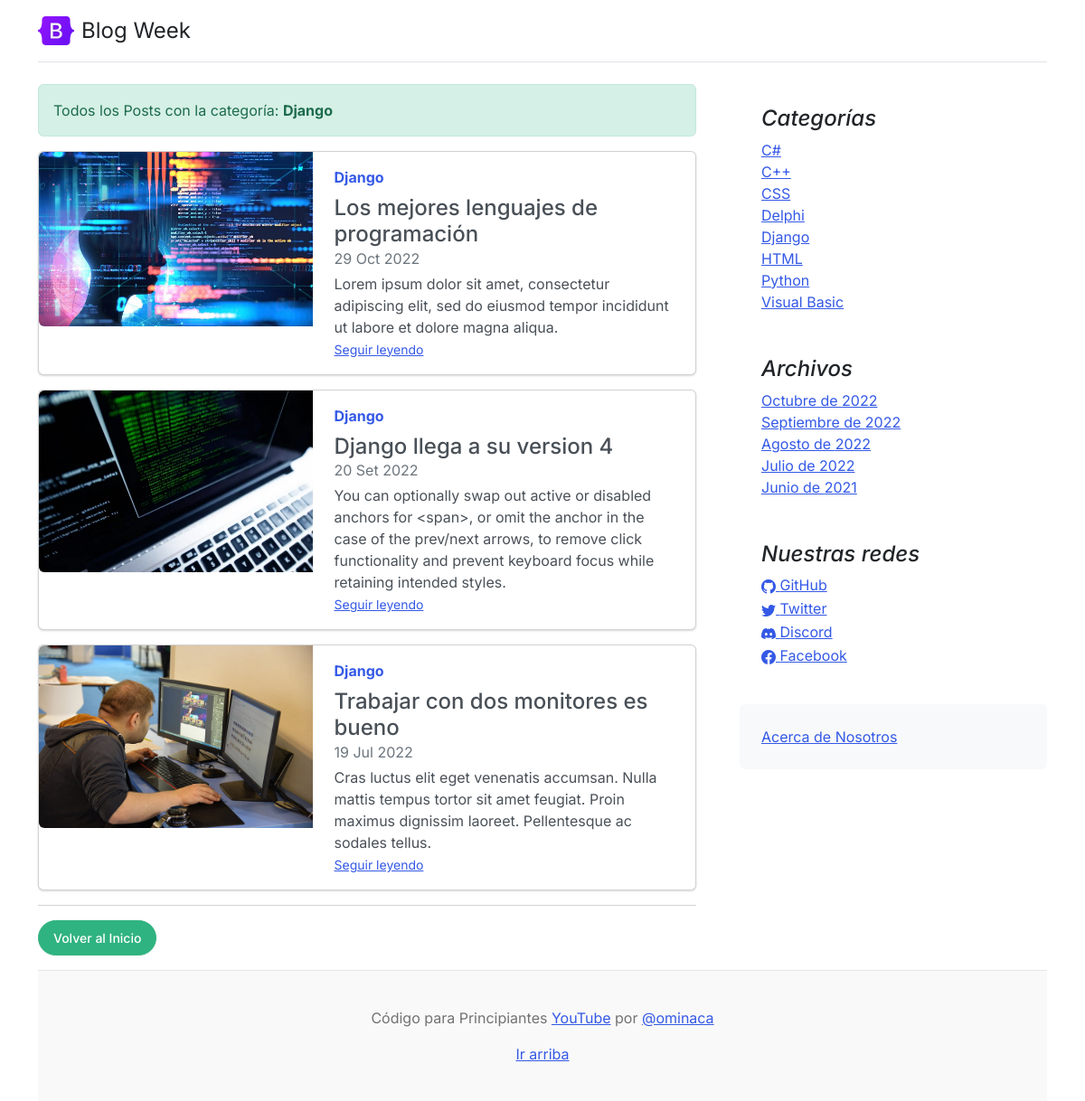
/category/?cat=2, run on the app's committed database.
### core/models.py (models this page shows, shortened)
class Post(models.Model):
	title = models.CharField(max_length=250, verbose_name='Título')
	excerpt = models.TextField(verbose_name='Bajada')
	content = RichTextField(verbose_name='Contenido')
	image = models.ImageField(upload_to='posts', null=True, blank=True, verbose_name='Imagen')
	published = models.BooleanField(default=False, verbose_name='Publicado')
	category = models.ForeignKey(Category, on_delete=models.CASCADE, related_name='get_posts', verbose_name='Categoría')
	author = models.ForeignKey(User, on_delete=models.CASCADE, related_name='get_posts', verbose_name='Autor')
	tags = models.ManyToManyField(Tag, verbose_name='Etiquetas')
	created = models.DateTimeField(auto_now_add=True, verbose_name='Fecha de creación')
	updated = models.DateTimeField(auto_now=True, verbose_name='Fecha de modificación')
	class Meta:
		verbose_name = 'Publicación'
		verbose_name_plural = 'Publicaciones'
		ordering = ['-created']

class Category (models.Model):
	name = models.CharField(max_length=200, unique=True, verbose_name='Nombre')
	active = models.BooleanField(default=True, verbose_name='Activo')
	created = models.DateTimeField(auto_now_add=True, verbose_name='Fecha de creación')
	updated = models.DateTimeField(auto_now=True, verbose_name='Fecha de modificación')
	class Meta:
		verbose_name = 'Categoría'
		verbose_name_plural = 'Categorías'
		ordering = ['name']
	def __str__(self):
		return self.name

class Link(models.Model):
	key = models.CharField(max_length=100, verbose_name='Key Link')
	name = models.CharField(max_length=120, verbose_name='Red Social')
	url = models.URLField(max_length=350, blank=True, null=True, verbose_name='Enlace')
	icon = models.CharField(max_length=100, blank=True, null=True, verbose_name='Icono')
	created = models.DateTimeField(auto_now_add=True, verbose_name='Fecha de creación')
	updated = models.DateTimeField(auto_now=True, verbose_name='Fecha de modificación')
	class Meta:
		verbose_name = 'Red Social'
		verbose_name_plural = 'Redes Sociales'
		ordering = ['name']

### core/views.py (the view)
# urls.py: path('category/', CategoryListView.as_view(), name='category'),
class CategoryListView(ListView):
    model = Category
    template_name = 'core/category.html'
    def get_queryset(self):
        category_id = self.request.GET['cat']
        if category_id:
            return Post.objects.filter(category=category_id, published=True)
        return super().get_queryset()
    def get_context_data(self, **kwargs):
        context = super(CategoryListView, self).get_context_data(**kwargs)
        context['category'] = Category.objects.get(id = self.request.GET['cat'])
        return context

### core/processors.py (called while the page is built)
def ctx_dic_about(request):
	ctx_about = {}
	ctx_about['ABOUT'] = About.objects.latest('created')
	return ctx_about

def ctx_dic_category(request):
	ctx_category = {}
	ctx_category['categories'] = Category.objects.filter(active=True)
	return ctx_category

def ctx_dic_history(request):
	ctx_history = {}
	ctx_history['dates'] = Post.objects.dates('created', 'month', order='DESC').distinct()
	return ctx_history

def ctx_dic_link(request):
	ctx_link = {}
	links = Link.objects.all()
	for link in links:
		ctx_link[link.key] = {'url':link.url, 'icon':link.icon}
	return ctx_link

### core/templates/core/category.html
{% extends 'core/base.html' %}
{% load static %}
{% block content %}
{% for post in post_list %}
    {% if forloop.first %}
        <div class="alert alert-success" role="alert">
            Todos los Posts con la categoría: <strong>{{ category.name }}</strong>
        </div>
    {% endif %}
    <div class="card mb-3">
        <div class="row g-0">
            <div class="col-md-5">
                <img src={{ post.image.url }} class="img-fluid rounded-start" alt="...">
            </div>
            <div class="col-md-7">
                <div class="card-body">
                    <strong class="d-inline-block mb-2 text-primary">{{ post.category }}</strong>
                    <h4 class="mb-0">{{ post.title }}</h4>
                    <div class="mb-1 text-muted">{{ post.created|date:"d M Y" }}</div>
                    <p class="card-text mb-auto">{{ post.excerpt }}</p>
                    <p class="card-text"><small class="text-muted"><a href={% url 'post' post.id %} class="stretched-link">Seguir leyendo</a></small></p>
                </div>
            </div>
        </div>
    </div>
{% empty %}
    <div class="alert alert-danger" role="alert">
        <strong>No existen Posts con la categoría: {{ category.name }}</strong>
    </div>
{% endfor %}
<hr>
{% if request.path != '/' %}
    <div class="my-3">
        <a class="btn btn-success rounded-pill" href={% url 'home' %}>Volver al Inicio</a>
    </div>
{% endif %}
{% endblock %}

### core/templates/core/base.html (shortened to what this page needs)
<!doctype html>
<html lang="es">
<head>
    <link rel="stylesheet" href="https://cdn.jsdelivr.net/npm/bootstrap-icons@1.9.1/font/bootstrap-icons.css">
    {% load static %}
    <link href={% static 'core/css/bootstrap.min.css' %} rel="stylesheet">
    <link href={% static 'core/css/blog.css' %} rel="stylesheet">
</head>
<body>
  <div class="container">
    <header class="d-flex flex-wrap justify-content-center py-3 mb-4 border-bottom">
      <a href="/" class="d-flex align-items-center mb-3 mb-md-0 me-md-auto text-dark text-decoration-none">
        <img class="bi me-2" width="40" height="32" src={% static 'core/img/bootstrap-logo.svg' %}>
        <span class="fs-4">Blog Week</span>
      </a>
    </header>
    <main class="mt-2">
      <section class="row g-5">
        <div class="col-md-8">
            {% block content %} {% endblock %}
        </div>
        <aside class="col-md-4">
          <div class="position-sticky" style="top: 2rem;">
            <div class="p-4">
              <h4 class="fst-italic">Categorías</h4>
              <ol class="list-unstyled mb-0">
                {% for item in categories %}
                  <li><a href={% url 'category' %}?cat={{ item.id }}>{{ item.name }}</a></li>
                {% endfor %}
              </ol>
            </div>
            <div class="p-4">
              <h4 class="fst-italic">Archivos</h4>
              <ol class="list-unstyled mb-0">
                {% for item in dates %}
                  <li>
                    {% if item.month == 6 %}<a href={% url 'dates' item.month item.year %}>Junio de {{ item.year }}</a>{% endif %}
                    {% if item.month == 7 %}<a href={% url 'dates' item.month item.year %}>Julio de {{ item.year }}</a>{% endif %}
                    {% if item.month == 8 %}<a href={% url 'dates' item.month item.year %}>Agosto de {{ item.year }}</a>{% endif %}
                    {% if item.month == 9 %}<a href={% url 'dates' item.month item.year %}>Septiembre de {{ item.year }}</a>{% endif %}
                    {% if item.month == 10 %}<a href={% url 'dates' item.month item.year %}>Octubre de {{ item.year }}</a>{% endif %}
                  </li>
                {% endfor %}
              </ol>
            </div>
            <div class="p-4">
              <h4 class="fst-italic">Nuestras redes</h4>
              <ol class="list-unstyled">
                {% if LINK_GITHUB.url %}
                  <li><a href={{ LINK_GITHUB.url }}><i class="{{ LINK_GITHUB.icon }}"></i> GitHub</a></li>
                {% endif %}
                {% if LINK_TWITTER.url %}
                  <li><a href={{ LINK_TWITTER.url }}><i class="{{ LINK_TWITTER.icon }}"></i> Twitter</a></li>
                {% endif %}
                {% if LINK_DISCORD.url %}
                  <li><a href={{ LINK_DISCORD.url }}><i class="{{ LINK_DISCORD.icon }}"></i> Discord</a></li>
                {% endif %}
                {% if LINK_FACEBOOK.url %}
                  <li><a href={{ LINK_FACEBOOK.url }}><i class="{{ LINK_FACEBOOK.icon }}"></i> Facebook</a></li>
                {% endif %}
              </ol>
            </div>
            <div class="p-4 mb-3 bg-light rounded">
              <a href={% url 'about' %}>Acerca de Nosotros</a>
            </div>
          </div>
        </aside>
      </section>
    </main>
    <footer class="blog-footer">
      <p>Código para Principiantes <a href="https://www.youtube.com/channel/UCojloc55DB6zD6zB7-kTWWQ">YouTube</a> por <a href="https://twitter.com/ominaca">@ominaca</a></p>
      <p>
        <a href="#">Ir arriba</a>
      </p>
    </footer>
  </div>
</body>
</html>

### core/static/core/css/blog.css (style rules this page uses)
.blog-footer { padding: 2.5rem 0; color: #727272; text-align: center; background-color: #f9f9f9; border-top: .05rem solid #e5e5e5; }
.blog-footer p:last-child { margin-bottom: 0; }
.bi { vertical-align: -.125em; fill: currentColor; }

### data on the page
Post: image (picture), category "Django", title "Los mejores lenguajes de programación", created "29 Oct 2022", excerpt "Lorem ipsum dolor sit amet, consectetur adipiscing elit, sed do eiusmod tempor incididunt ut labore et dolore magna aliqua."
Category: name "Django"
Post: image (picture), category "Django", title "Django llega a su version 4", created "20 Set 2022", excerpt "You can optionally swap out active or disabled anchors for <span>, or omit the anchor in the case of the prev/next arrows, to remove click functionality and prevent keyboard focus while retaining intended styles."
Post: image (picture), category "Django", title "Trabajar con dos monitores es bueno", created "19 Jul 2022", excerpt "Cras luctus elit eget venenatis accumsan. Nulla mattis tempus tortor sit amet feugiat. Proin maximus dignissim laoreet. Pellentesque ac sodales tellus."
Category: name "C#"
Category: name "C++"
Category: name "CSS"
Category: name "Delphi"
Category: name "HTML"
Category: name "Python"
Category: name "Visual Basic"

### other printed values
{{ item.year }} "2022"
{{ item.year }} "2021"
